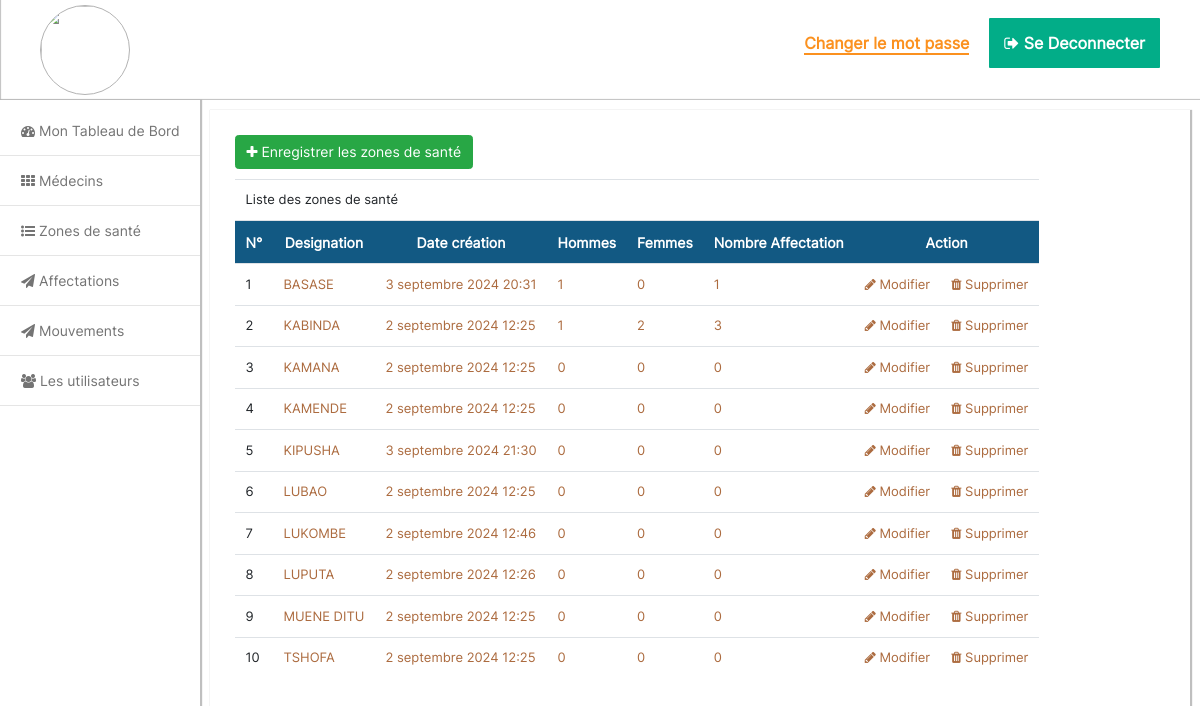
/liste-zone-sante (signed in), run on the app's committed database.
### AppMedecin/models.py (models this page shows, shortened)
class ZoneSante(models.Model):
    designation = models.CharField(max_length=254, unique=True)
    medecin = models.ManyToManyField(Medecin, through='Affectation')
    date_creation = models.DateTimeField(auto_now_add=True)
    @property
    def nombre_affectation_homme(self):
        list_affectation = self.affectation_set.all()
        total = len([i.medecin.sexe for i in list_affectation if i.medecin.sexe == "M"])
        return total
    @property
    def nombre_affectation_femme(self):
        list_affectation = self.affectation_set.all()
        total = len([i.medecin.sexe for i in list_affectation if i.medecin.sexe == "F"])
        return total
    @property
    def nombre_affectation(self):
        list_affectation = self.affectation_set.all()
        total = len([i for i in list_affectation])
        return total

class Affectation(models.Model):
    zone_sante = models.ForeignKey(ZoneSante, on_delete=models.PROTECT)
    medecin = models.ForeignKey(Medecin, on_delete=models.CASCADE)
    lieu = models.CharField(max_length=254)
    service = models.CharField(max_length=254)
    fonction = models.CharField(max_length=254)
    date_debut = models.DateField()

class Medecin(models.Model):
    SEXE = (
        ('M', 'M'),
        ('F', 'F')
    )
    matricule = models.CharField(max_length=254, unique=True, null=True, blank=True)
    nom = models.CharField(max_length=254)
    prenom = models.CharField(max_length=254)
    postnom = models.CharField(max_length=254)
    email = models.CharField(max_length=100, unique=True, null=True, blank=True)
    telephone = models.CharField(max_length=100, null=True, blank=True)
    adresse = models.CharField(max_length=254)
    sexe = models.CharField(max_length=1, choices=SEXE)
    specialite = models.CharField(max_length=254)
    photo = models.ImageField(upload_to='profil', null=True, blank=True)
    auteur = models.ForeignKey(Compte_Utilisateur, on_delete=models.PROTECT)
    date_naissance = models.DateField()

### AppMedecin/views.py (the view)
# urls.py: path('liste-zone-sante', views.liste_zone_sante, name="liste-zone-sante"),
def liste_zone_sante(request):
    zone_sante = ZoneSante.objects.all().order_by('designation')
    context = {
        "zone_sante":zone_sante
    }
    return render(request, 'admin/crud/zone/liste_zone_sante.html', context)

### AppMedecin/templates/admin/crud/zone/liste_zone_sante.html (shortened to what this page needs)
{% extends "base/base.html" %}
{% block content %}
<section class="last-news-post">
    <div class="add">
        <a href="{% url 'ajout-zonse-sante' %}" class="btn btn-success"><span class="fa fa-plus"></span> Enregistrer les zones de santé</a>
    </div>
    <table class="table table-hover table-responsive">
        <tr>
            <td colspan="8">Liste des zones de santé </td>
        </tr>
        <tr>
            <th>N°</th>
            <th>Designation</th>
            <th>Date création</th>
            <th>Hommes</th>
            <th>Femmes</th>
            <th>Nombre Affectation</th>
            <th colspan="2">Action</th>
        </tr>
        {% for zone in zone_sante %}
          <tr>
            <td>{{forloop.counter}}</td>
            <td><a href="#">{{zone.designation}}</a></td>
            <td><a href="#">{{zone.date_creation}}</a></td>
            <td><a href="#">{{zone.nombre_affectation_homme}}</a></td>
            <td><a href="#">{{zone.nombre_affectation_femme}}</a></td>
            <td><a href="#">{{zone.nombre_affectation}}</a></td>
            <td><a href="{% url 'modif-zone-sante' zone.id %}"><span class="fa fa-pencil"></span> Modifier</a></td>
            <td><a href="{% url 'supp-zone-sante' zone.id %}"><span class="fa fa-trash"></span> Supprimer</a></td>
          </tr>
          {% empty %}
          <tr>
            <td colspan="8">Aucun enregistrement pour le moment</td>
          </tr>
        {% endfor %}
    </table>
</section>
{% endblock content %}

### static/css/myStyle/myStyle.css (style rules this page uses)
body { font-family: "Inter",Verdana, Geneva, Tahoma, sans-serif; }
html { font-size: 14px; }
table tr td { font-size: 13px; }
table tr th { background-color: rgb(18, 89, 131); color: white; }

### templates/sidebar/sidebar.html (style rules this page uses)
* { padding: 0px; margin: 0px; box-sizing: border-box; }

### AppMedecin/templates/admin/crud/zone/liste_zone_sante.html (style rules this page uses)
.last-news-post { display: flex; justify-content: flex-start; align-items: flex-start; flex-direction: column; margin-left: 210px; margin-bottom: 14px; margin-right: 10px; padding: 25px; box-shadow: 1px 1px 1px 1px rgba(0, 0, 0, 0.25); margin-top: 10px; }
.last-news-post .add { margin-bottom: 10px; }
.last-news-post table { width: 100%; }
.last-news-post table th { text-align: center; }
.last-news-post table td a { color: rgb(172, 107, 63); }

### data on the page
ZoneSante: designation "BASASE", date_creation "3 septembre 2024 20:31", nombre_affectation_homme "1", nombre_affectation_femme "0", nombre_affectation "1"
ZoneSante: designation "KABINDA", date_creation "2 septembre 2024 12:25", nombre_affectation_homme "1", nombre_affectation_femme "2", nombre_affectation "3"
ZoneSante: designation "KAMANA", date_creation "2 septembre 2024 12:25", nombre_affectation_homme "0", nombre_affectation_femme "0", nombre_affectation "0"
ZoneSante: designation "KAMENDE", date_creation "2 septembre 2024 12:25", nombre_affectation_homme "0", nombre_affectation_femme "0", nombre_affectation "0"
ZoneSante: designation "KIPUSHA", date_creation "3 septembre 2024 21:30", nombre_affectation_homme "0", nombre_affectation_femme "0", nombre_affectation "0"
ZoneSante: designation "LUBAO", date_creation "2 septembre 2024 12:25", nombre_affectation_homme "0", nombre_affectation_femme "0", nombre_affectation "0"
ZoneSante: designation "LUKOMBE", date_creation "2 septembre 2024 12:46", nombre_affectation_homme "0", nombre_affectation_femme "0", nombre_affectation "0"
ZoneSante: designation "LUPUTA", date_creation "2 septembre 2024 12:26", nombre_affectation_homme "0", nombre_affectation_femme "0", nombre_affectation "0"
ZoneSante: designation "MUENE DITU", date_creation "2 septembre 2024 12:25", nombre_affectation_homme "0", nombre_affectation_femme "0", nombre_affectation "0"
ZoneSante: designation "TSHOFA", date_creation "2 septembre 2024 12:25", nombre_affectation_homme "0", nombre_affectation_femme "0", nombre_affectation "0"
